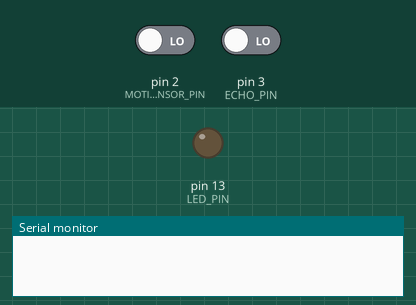
Simulated run of this sketch. Board: Arduino Uno, built with avr-gcc and run on an emulated ATmega328P. Shown: output pins drawn as LEDs (lit = HIGH), the last lines printed to the serial monitor. The test bench sets the inputs (shaded band); at power-on: pin 2 (MOTION_SENSOR_PIN) LOW, pin 3 (ECHO_PIN) LOW.

Above: at 1.2 s.
1.3 s: pin 2 (MOTION_SENSOR_PIN) driven HIGH
At 2.4 s:
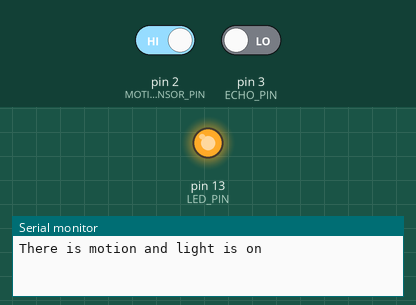
4.3 s: pin 2 (MOTION_SENSOR_PIN) driven LOW
At 4.6 s:
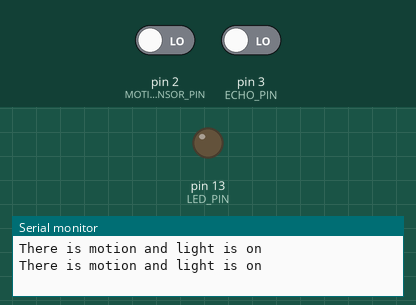
Timing chart, 0 to 7.3 s (numbered marks = the images above; inputs shaded):
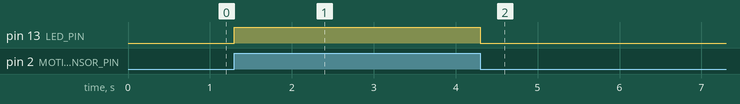

Measured:
- after the input at 1.3 s, pin 13 (LED_PIN): LOW → HIGH at once
- after the input at 4.3 s, pin 13 (LED_PIN): HIGH → LOW at once

The sketch:

Task_1.3C.ino
```cpp
// C++ code
//

const uint8_t MOTION_SENSOR_PIN = 2;
const uint8_t LED_PIN = 13;
const uint8_t TRIG_PIN = 7;
const uint8_t ECHO_PIN = 3;

long duration;
int distance;


uint8_t motionState = LOW;
uint8_t LEDState = LOW;

void handleLED() {
  LEDState = !LEDState;
  digitalWrite(LED_PIN,LEDState);
  Serial.println("There is motion and light is on");

}

void Calculate_Distance(){

  digitalWrite(TRIG_PIN, LOW);
  delayMicroseconds(2);

  // Set the trigPin HIGH for 10 microseconds
  digitalWrite(TRIG_PIN, HIGH);
  delayMicroseconds(10);
  digitalWrite(TRIG_PIN, LOW);

  // Read the echoPin
  duration = pulseIn(ECHO_PIN, HIGH);

  // Calculate the distance
  distance = duration * 0.034 / 2;

  Serial.println("Distance: ");
  Serial.print(distance);
}


void setup()
{
  pinMode(LED_BUILTIN, OUTPUT);
  pinMode(MOTION_SENSOR_PIN, INPUT);
  pinMode(TRIG_PIN, OUTPUT);
  pinMode(ECHO_PIN, INPUT);
  attachInterrupt(digitalPinToInterrupt(MOTION_SENSOR_PIN), handleLED, CHANGE);
  attachInterrupt(digitalPinToInterrupt(ECHO_PIN),Calculate_Distance,CHANGE);
  Serial.begin(9600);
}

void loop()
{


  /*
  motionState = digitalRead(MOTION_SENSOR_PIN);

  if(motionState == HIGH)
  {
    Serial.println("Motion exist");
    Serial.println("LED is On");
    LEDState =HIGH;
    digitalWrite(LED_PIN, HIGH);
  }
  else if(motionState == LOW && LEDState==HIGH)
  {
    Serial.println("LED Goes Off");
    digitalWrite(LED_PIN, LOW);
    LEDState=LOW;
  }
  motionState = LOW;*/
}
```
